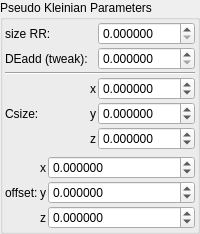
    <widget class="QGroupBox" name="groupBox">
     <property name="title">
      <string>Pseudo Kleinian Parameters</string>
     </property>
     <layout class="QVBoxLayout" name="verticalLayout_3">
      <property name="leftMargin">
       <number>2</number>
      </property>
      <property name="topMargin">
       <number>2</number>
      </property>
      <property name="rightMargin">
       <number>2</number>
      </property>
      <property name="bottomMargin">
       <number>2</number>
      </property>
      <item>
       <layout class="QGridLayout" name="gridLayout_71" columnstretch="0,0,1">
        <property name="spacing">
         <number>2</number>
        </property>
        <item row="1" column="0">
         <widget class="QLabel" name="label_265">
          <property name="font">
           <font>
            <weight>50</weight>
            <bold>false</bold>
           </font>
          </property>
          <property name="text">
           <string>DEadd (tweak):</string>
          </property>
         </widget>
        </item>
        <item row="0" column="2">
         <widget class="MyDoubleSpinBox" name="spinbox_transf_minimum_radius_05">
          <property name="sizePolicy">
           <sizepolicy hsizetype="Minimum" vsizetype="Maximum">
            <horstretch>0</horstretch>
            <verstretch>0</verstretch>
           </sizepolicy>
          </property>
          <property name="font">
           <font>
            <weight>50</weight>
            <bold>false</bold>
           </font>
          </property>
          <property name="prefix">
           <string/>
          </property>
          <property name="suffix">
           <string/>
          </property>
          <property name="decimals">
           <number>6</number>
          </property>
          <property name="minimum">
           <double>0.000000000000000</double>
          </property>
          <property name="maximum">
           <double>99.989999999999995</double>
          </property>
          <property name="singleStep">
           <double>0.100000000000000</double>
          </property>
         </widget>
        </item>
        <item row="2" column="0" colspan="3">
         <widget class="Line" name="line_7">
          <property name="orientation">
           <enum>Qt::Horizontal</enum>
          </property>
         </widget>
        </item>
        <item row="4" column="0">
         <widget class="QLabel" name="label_266">
          <property name="font">
           <font>
            <weight>50</weight>
            <bold>false</bold>
           </font>
          </property>
          <property name="text">
           <string>Csize:</string>
          </property>
         </widget>
        </item>
        <item row="3" column="2">
         <widget class="MyDoubleSpinBox" name="spinbox3_transf_addition_constant_0777_x">
          <property name="sizePolicy">
           <sizepolicy hsizetype="Minimum" vsizetype="Maximum">
            <horstretch>0</horstretch>
            <verstretch>0</verstretch>
           </sizepolicy>
          </property>
          <property name="font">
           <font>
            <weight>50</weight>
            <bold>false</bold>
           </font>
          </property>
          <property name="prefix">
           <string/>
          </property>
          <property name="suffix">
           <string/>
          </property>
          <property name="decimals">
           <number>6</number>
          </property>
          <property name="minimum">
           <double>-99.989999999999995</double>
          </property>
          <property name="maximum">
           <double>99.989999999999995</double>
          </property>
          <property name="singleStep">
           <double>0.100000000000000</double>
          </property>
         </widget>
        </item>
        <item row="5" column="2">
         <widget class="MyDoubleSpinBox" name="spinbox3_transf_addition_constant_0777_z">
          <property name="sizePolicy">
           <sizepolicy hsizetype="Minimum" vsizetype="Maximum">
            <horstretch>0</horstretch>
            <verstretch>0</verstretch>
           </sizepolicy>
          </property>
          <property name="font">
           <font>
            <weight>50</weight>
            <bold>false</bold>
           </font>
          </property>
          <property name="prefix">
           <string/>
          </property>
          <property name="suffix">
           <string/>
          </property>
          <property name="decimals">
           <number>6</number>
          </property>
          <property name="minimum">
           <double>-99.989999999999995</double>
          </property>
          <property name="maximum">
           <double>99.989999999999995</double>
          </property>
          <property name="singleStep">
           <double>0.100000000000000</double>
          </property>
         </widget>
        </item>
        <item row="4" column="1">
         <widget class="QLabel" name="label_123">
          <property name="font">
           <font>
            <weight>50</weight>
            <bold>false</bold>
           </font>
          </property>
          <property name="text">
           <string notr="true">y</string>
          </property>
          <property name="alignment">
           <set>Qt::AlignRight|Qt::AlignTrailing|Qt::AlignVCenter</set>
          </property>
         </widget>
        </item>
        <item row="1" column="2">
         <widget class="MyDoubleSpinBox" name="spinbox_analyticDE_tweak_005">
          <property name="sizePolicy">
           <sizepolicy hsizetype="Minimum" vsizetype="Maximum">
            <horstretch>0</horstretch>
            <verstretch>0</verstretch>
           </sizepolicy>
          </property>
          <property name="font">
           <font>
            <weight>50</weight>
            <bold>false</bold>
           </font>
          </property>
          <property name="prefix">
           <string/>
          </property>
          <property name="suffix">
           <string/>
          </property>
          <property name="decimals">
           <number>6</number>
          </property>
          <property name="minimum">
           <double>0.000000000000000</double>
          </property>
          <property name="maximum">
           <double>99.989999999999995</double>
          </property>
          <property name="singleStep">
           <double>0.100000000000000</double>
          </property>
         </widget>
        </item>
        <item row="4" column="2">
         <widget class="MyDoubleSpinBox" name="spinbox3_transf_addition_constant_0777_y">
          <property name="sizePolicy">
           <sizepolicy hsizetype="Minimum" vsizetype="Maximum">
            <horstretch>0</horstretch>
            <verstretch>0</verstretch>
           </sizepolicy>
          </property>
          <property name="font">
           <font>
            <weight>50</weight>
            <bold>false</bold>
           </font>
          </property>
          <property name="prefix">
           <string/>
          </property>
          <property name="suffix">
           <string/>
          </property>
          <property name="decimals">
           <number>6</number>
          </property>
          <property name="minimum">
           <double>-99.989999999999995</double>
          </property>
          <property name="maximum">
           <double>99.989999999999995</double>
          </property>
          <property name="singleStep">
           <double>0.100000000000000</double>
          </property>
         </widget>
        </item>
        <item row="3" column="1">
         <widget class="QLabel" name="label_124">
          <property name="font">
           <font>
            <weight>50</weight>
            <bold>false</bold>
           </font>
          </property>
          <property name="text">
           <string notr="true">x</string>
          </property>
          <property name="alignment">
           <set>Qt::AlignRight|Qt::AlignTrailing|Qt::AlignVCenter</set>
          </property>
         </widget>
        </item>
        <item row="5" column="1">
         <widget class="QLabel" name="label_146">
          <property name="sizePolicy">
           <sizepolicy hsizetype="Preferred" vsizetype="Preferred">
            <horstretch>0</horstretch>
            <verstretch>0</verstretch>
           </sizepolicy>
          </property>
          <property name="font">
           <font>
            <weight>50</weight>
            <bold>false</bold>
           </font>
          </property>
          <property name="text">
           <string notr="true">z</string>
          </property>
          <property name="alignment">
           <set>Qt::AlignRight|Qt::AlignTrailing|Qt::AlignVCenter</set>
          </property>
         </widget>
        </item>
        <item row="0" column="0">
         <widget class="QLabel" name="label_257">
          <property name="font">
           <font>
            <weight>50</weight>
            <bold>false</bold>
           </font>
          </property>
          <property name="text">
           <string>size RR:</string>
          </property>
         </widget>
        </item>
       </layout>
      </item>
      <item>
       <layout class="QGridLayout" name="gridLayout_34" columnstretch="0,0,1">
        <property name="spacing">
         <number>2</number>
        </property>
        <item row="2" column="1">
         <widget class="QLabel" name="label_144">
          <property name="text">
           <string notr="true">z</string>
          </property>
         </widget>
        </item>
        <item row="1" column="1">
         <widget class="QLabel" name="label_143">
          <property name="text">
           <string notr="true">y</string>
          </property>
         </widget>
        </item>
        <item row="0" column="2">
         <widget class="MyDoubleSpinBox" name="spinbox3_transf_addition_constant_x">
          <property name="sizePolicy">
           <sizepolicy hsizetype="Minimum" vsizetype="Maximum">
            <horstretch>0</horstretch>
            <verstretch>0</verstretch>
           </sizepolicy>
          </property>
          <property name="prefix">
           <string/>
          </property>
          <property name="suffix">
           <string/>
          </property>
          <property name="decimals">
           <number>6</number>
          </property>
          <property name="minimum">
           <double>-99.989999999999995</double>
          </property>
          <property name="maximum">
           <double>99.989999999999995</double>
          </property>
          <property name="singleStep">
           <double>0.100000000000000</double>
          </property>
         </widget>
        </item>
        <item row="2" column="2">
         <widget class="MyDoubleSpinBox" name="spinbox3_transf_addition_constant_z">
          <property name="sizePolicy">
           <sizepolicy hsizetype="Minimum" vsizetype="Maximum">
            <horstretch>0</horstretch>
            <verstretch>0</verstretch>
           </sizepolicy>
          </property>
          <property name="prefix">
           <string/>
          </property>
          <property name="suffix">
           <string/>
          </property>
          <property name="decimals">
           <number>6</number>
          </property>
          <property name="minimum">
           <double>-99.989999999999995</double>
          </property>
          <property name="maximum">
           <double>99.989999999999995</double>
          </property>
          <property name="singleStep">
           <double>0.100000000000000</double>
          </property>
         </widget>
        </item>
        <item row="1" column="2">
         <widget class="MyDoubleSpinBox" name="spinbox3_transf_addition_constant_y">
          <property name="sizePolicy">
           <sizepolicy hsizetype="Minimum" vsizetype="Maximum">
            <horstretch>0</horstretch>
            <verstretch>0</verstretch>
           </sizepolicy>
          </property>
          <property name="prefix">
           <string/>
          </property>
          <property name="suffix">
           <string/>
          </property>
          <property name="decimals">
           <number>6</number>
          </property>
          <property name="minimum">
           <double>-99.989999999999995</double>
          </property>
          <property name="maximum">
           <double>99.989999999999995</double>
          </property>
          <property name="singleStep">
           <double>0.100000000000000</double>
          </property>
         </widget>
        </item>
        <item row="1" column="0">
         <widget class="QLabel" name="label_263">
          <property name="text">
           <string>offset:</string>
          </property>
         </widget>
        </item>
        <item row="0" column="1">
         <widget class="QLabel" name="label_132">
          <property name="text">
           <string notr="true">x</string>
          </property>
         </widget>
        </item>
       </layout>
      </item>
     </layout>
    </widget>
